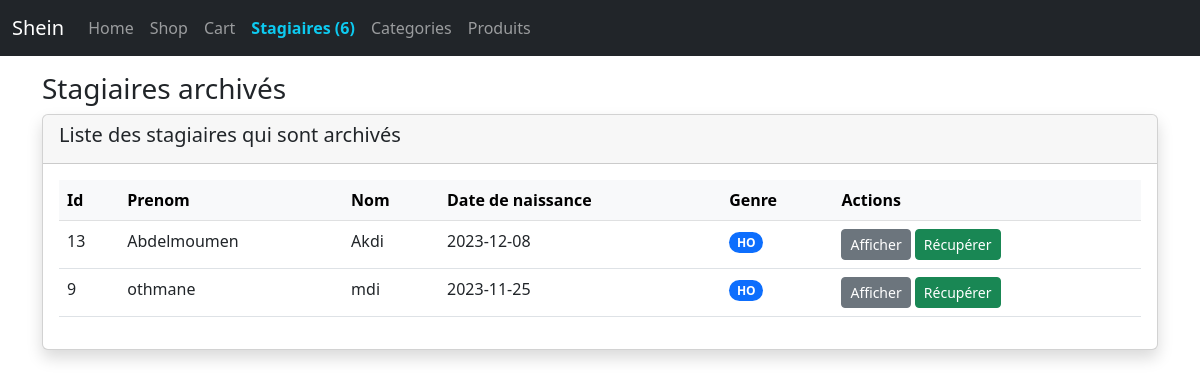
Page /stagiaires_archived.php on the committed database.
### tables this page shows
CREATE TABLE `stagiaires` (
  `id` int(11) NOT NULL,
  `prenom` varchar(255) DEFAULT NULL,
  `nom` varchar(255) DEFAULT NULL,
  `date_naissance` date DEFAULT curdate(),
  `genre` varchar(255) DEFAULT NULL,
  `created_at` datetime NOT NULL DEFAULT current_timestamp(),
  `updated_at` datetime DEFAULT NULL ON UPDATE current_timestamp(),
  `deleted_at` datetime DEFAULT NULL
);

### stagiaires_archived.php (the view, shortened to what this page needs)
<?php
require_once "database/db.php";
$row_selected = 0;
$stagiaires = $db->query("SELECT * FROM stagiaires WHERE deleted_at IS NOT NULL ORDER BY id DESC")->fetchAll();
?>
<!doctype html>
<html lang="en">
<head>
    <?php include 'body/header.php' ?>
</head>
<body>
    <header>
        <?php include "body/nav.php" ?>
    </header>
    <main class="container mt-3">
        <h3>Stagiaires archivés</h3>
        <div class="card shadow">
            <div class="card-header">
                <h5>Liste des stagiaires qui sont archivés</h3>
            </div>
            <div class="card-body">
                <div class="table-responsive">
                    <table class="table">
                        <theade>
                            <tr class="table-light">
                                <th>Id</th>
                                <th>Prenom</th>
                                <th>Nom</th>
                                <th>Date de naissance</th>
                                <th>Genre</th>
                                <th>Actions</th>
                            </tr>
                        </theade>
                        <tbody>
                            <?php foreach ($stagiaires as $key => $value) : ?>
                                <tr class="<?= $value->id == $row_selected ? 'table-primary' : '' ?>">
                                    <td>
                                        <?= $value->id ?>
                                    </td>
                                    <td><?= $value->prenom ?></td>
                                    <td><?= $value->nom ?></td>
                                    <td><?= $value->date_naissance ?></td>
                                    <td>
                                        <span class="badge rounded-pill text-bg-<?= $value->genre == 'femme' ? 'danger' : 'primary' ?>">
                                            <?= $value->genre == 'femme' ? 'FE' : 'HO' ?>
                                        </span>
                                    </td>
                                    <td>
                                        <a href="stagiaire_details.php?id=<?= $value->id ?>" class="btn btn-secondary btn-sm">Afficher</a>
                                        <a href="stagiaire_recover.php?id=<?= $value->id ?>" class="btn btn-success btn-sm">Récupérer</a>
                                    </td>
                                </tr>
                            <?php endforeach ?>
                        </tbody>
                    </table>
                </div>
            </div>
        </div>
    </main>
</body>
</html>

### rows in the picture
stagiaires: id "13", prenom "Abdelmoumen", nom "Akdi", date_naissance "2023-12-08", genre "HO"
stagiaires: id "9", prenom "othmane", nom "mdi", date_naissance "2023-11-25", genre "HO"

### other values in the picture
$total_stagiaires "6"
